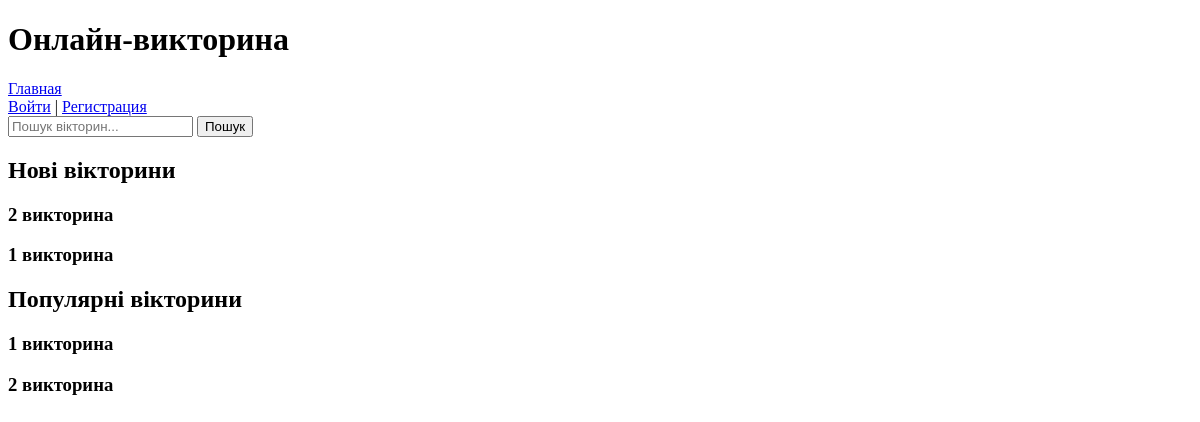
The app's page /index/, older data.
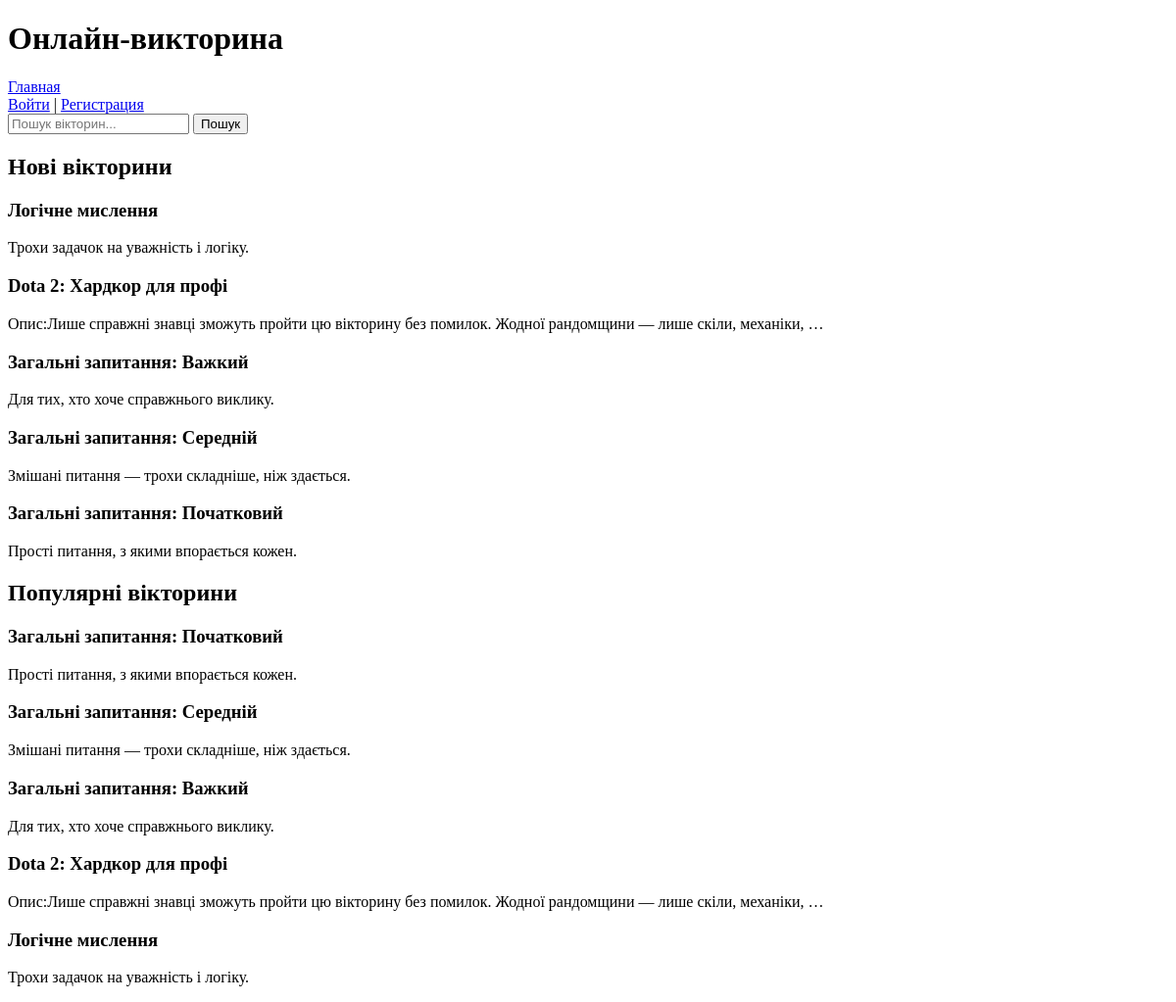
The same page, newer data.
### quiz/models.py (models this page shows, shortened)
class Quiz(models.Model):
    title = models.CharField(max_length=200)
    description = models.TextField(blank=True)
    created_at = models.DateTimeField(auto_now_add=True)
    invite_code = models.CharField(max_length=10, blank=True, null=True)
    times_taken = models.PositiveIntegerField(default=0)  # 👈 добавили это поле

### quiz/views.py (the view)
# urls.py: path('index/', views.index, name='index'),
def index(request):
    query = request.GET.get('q', '')
    quizzes = Quiz.objects.all()
    if query:
        quizzes = quizzes.filter(title__icontains=query)
        return render(request, 'quiz/index.html', {
            'quizzes': quizzes,
            'query': query,
        })
    new_quizzes = quizzes.order_by('-created_at')[:5]
    popular_quizzes = quizzes.order_by('-times_taken')[:5]
    return render(request, 'quiz/index.html', {
        'new_quizzes': new_quizzes,
        'popular_quizzes': popular_quizzes,
        'query': '',
    })

### quiz/templates/quiz/index.html (shortened to what this page needs)
{% extends 'quiz/base.html' %}
{% load static %}
{% block content %}
<div class="max-w-5xl mx-auto py-8">
  <form method="get" action="" class="mb-6 flex">
    <input type="text" name="q" placeholder="Пошук вікторин..." value="{{ query }}"
      class="w-full px-4 py-2 border rounded-l-xl focus:outline-none">
    <button type="submit" class="bg-blue-600 hover:bg-blue-700 text-white px-4 py-2 rounded-r-xl">Пошук</button>
  </form>
  <h2 class="text-xl font-semibold mb-2">Нові вікторини</h2>
  <div class="grid md:grid-cols-2 lg:grid-cols-3 gap-4 mb-8">
    {% for quiz in new_quizzes %}
    <div onclick="window.location.href='{% url 'quiz:take_quiz' quiz.id %}'"
      class="cursor-pointer bg-white rounded-xl shadow hover:shadow-md p-4 transition">
      <h3 class="font-bold text-lg">{{ quiz.title }}</h3>
      <p class="text-gray-600 text-sm">{{ quiz.description|truncatewords:15 }}</p>
    </div>
    {% endfor %}
  </div>
  <h2 class="text-xl font-semibold mb-2">Популярні вікторини</h2>
  <div class="grid md:grid-cols-2 lg:grid-cols-3 gap-4">
    {% for quiz in popular_quizzes %}
    <div onclick="window.location.href='{% url 'quiz:take_quiz' quiz.id %}'"
      class="cursor-pointer bg-white rounded-xl shadow hover:shadow-md p-4 transition">
      <h3 class="font-bold text-lg">{{ quiz.title }}</h3>
      <p class="text-gray-600 text-sm">{{ quiz.description|truncatewords:15 }}</p>
    </div>
    {% endfor %}
  </div>
</div>
{% endblock %}

### quiz/templates/quiz/base.html (shortened to what this page needs)
<!DOCTYPE html>
<html lang="ru">
<head>
</head>
<body>
    <header class="header">
        <div class="container">
            <h1 class="logo">Онлайн-викторина</h1>
            <nav class="nav">
                <a href="{% url 'quiz:index' %}" class="nav-link">Главная</a>
                <div class="auth-links">
                    {% if user.is_authenticated %}
                        <span>Привет, {{ user.username }}</span> |
                        <a href="{% url 'logout' %}">Выйти</a>
                    {% else %}
                        <a href="{% url 'login' %}">Войти</a> |
                        <a href="{% url 'quiz:register' %}">Регистрация</a>
                    {% endif %}
                </div>
            </nav>
        </div>
    </header>
    <main class="main container">
        {% block content %}{% endblock %}
    </main>
</body>
</html>

Row changes from the older to the newer data that the page shows:
removed Quiz: title "2 викторина"
removed Quiz: title "1 викторина"
added Quiz: title "Логічне мислення", description "Трохи задачок на уважність і логіку."
added Quiz: title "Dota 2: Хардкор для профі", description "Опис:Лише справжні знавці зможуть пройти цю вікторину без помилок. Жодної рандомщини — лише скіли, механіки, …"
added Quiz: title "Загальні запитання: Важкий", description "Для тих, хто хоче справжнього виклику."
added Quiz: title "Загальні запитання: Середній", description "Змішані питання — трохи складніше, ніж здається."
added Quiz: title "Загальні запитання: Початковий", description "Прості питання, з якими впорається кожен."
